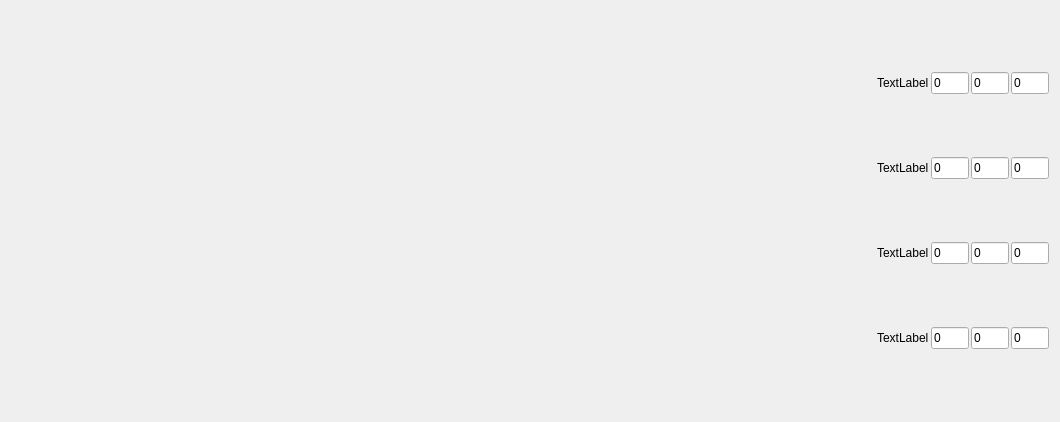
<?xml version="1.0" encoding="UTF-8"?>
<ui version="4.0">
 <class>Form</class>
 <widget class="QWidget" name="Form">
  <property name="geometry">
   <rect>
    <x>0</x>
    <y>0</y>
    <width>879</width>
    <height>486</height>
   </rect>
  </property>
  <property name="windowTitle">
   <string>Form</string>
  </property>
  <layout class="QGridLayout" name="gridLayout" columnstretch="5,1" columnminimumwidth="5,1">
   <property name="sizeConstraint">
    <enum>QLayout::SetFixedSize</enum>
   </property>
   <item row="0" column="0">
    <widget class="QWidget" name="widget" native="true">
     <property name="enabled">
      <bool>true</bool>
     </property>
     <property name="minimumSize">
      <size>
       <width>650</width>
       <height>400</height>
      </size>
     </property>
    </widget>
   </item>
   <item row="0" column="1">
    <layout class="QVBoxLayout" name="verticalLayout">
     <property name="spacing">
      <number>2</number>
     </property>
     <property name="sizeConstraint">
      <enum>QLayout::SetMinimumSize</enum>
     </property>
     <item>
      <layout class="QHBoxLayout" name="horizontalLayout">
       <item>
        <widget class="QLabel" name="label">
         <property name="text">
          <string>TextLabel</string>
         </property>
        </widget>
       </item>
       <item>
        <widget class="QLineEdit" name="vector_p">
         <property name="text">
          <string>0</string>
         </property>
        </widget>
       </item>
       <item>
        <widget class="QLineEdit" name="vector_i">
         <property name="text">
          <string>0</string>
         </property>
        </widget>
       </item>
       <item>
        <widget class="QLineEdit" name="vector_d">
         <property name="text">
          <string>0</string>
         </property>
        </widget>
       </item>
      </layout>
     </item>
     <item>
      <layout class="QHBoxLayout" name="horizontalLayout_2">
       <item>
        <widget class="QLabel" name="label_2">
         <property name="text">
          <string>TextLabel</string>
         </property>
        </widget>
       </item>
       <item>
        <widget class="QLineEdit" name="velocity_p">
         <property name="text">
          <string>0</string>
         </property>
        </widget>
       </item>
       <item>
        <widget class="QLineEdit" name="velocity_i">
         <property name="text">
          <string>0</string>
         </property>
        </widget>
       </item>
       <item>
        <widget class="QLineEdit" name="velocity_d">
         <property name="text">
          <string>0</string>
         </property>
        </widget>
       </item>
      </layout>
     </item>
     <item>
      <layout class="QHBoxLayout" name="horizontalLayout_3">
       <item>
        <widget class="QLabel" name="label_3">
         <property name="text">
          <string>TextLabel</string>
         </property>
        </widget>
       </item>
       <item>
        <widget class="QLineEdit" name="angle_p">
         <property name="text">
          <string>0</string>
         </property>
        </widget>
       </item>
       <item>
        <widget class="QLineEdit" name="angle_i">
         <property name="text">
          <string>0</string>
         </property>
        </widget>
       </item>
       <item>
        <widget class="QLineEdit" name="angle_d">
         <property name="text">
          <string>0</string>
         </property>
        </widget>
       </item>
      </layout>
     </item>
     <item>
      <layout class="QHBoxLayout" name="horizontalLayout_4">
       <item>
        <widget class="QLabel" name="label_4">
         <property name="text">
          <string>TextLabel</string>
         </property>
        </widget>
       </item>
       <item>
        <widget class="QLineEdit" name="omega_p">
         <property name="text">
          <string>0</string>
         </property>
        </widget>
       </item>
       <item>
        <widget class="QLineEdit" name="omega_i">
         <property name="text">
          <string>0</string>
         </property>
        </widget>
       </item>
       <item>
        <widget class="QLineEdit" name="omega_d">
         <property name="text">
          <string>0</string>
         </property>
        </widget>
       </item>
      </layout>
     </item>
    </layout>
   </item>
  </layout>
 </widget>
 <resources/>
 <connections/>
</ui>
